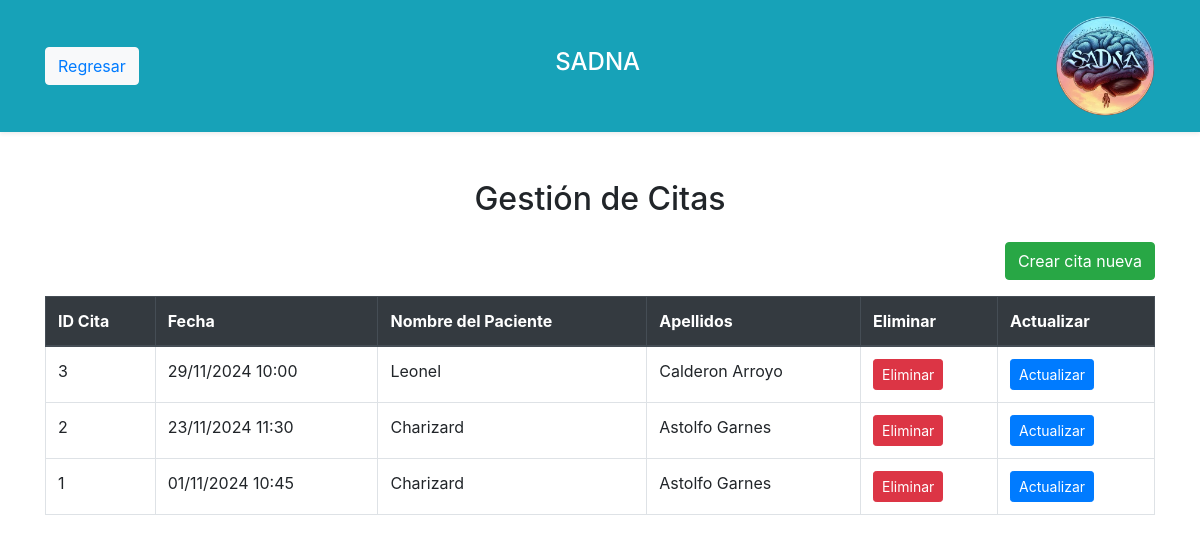
Page /Vista/crudCitas/verCitasPsicologo.php (signed in) on the committed database.
### tables this page shows
CREATE TABLE `citas` (
  `idCitas` int(11) NOT NULL AUTO_INCREMENT,
  `Fecha` datetime NOT NULL,
  `idPacienteCi` int(11) NOT NULL,
  `CedulaCita` int(11) NOT NULL,
  PRIMARY KEY (`idCitas`),
  KEY `citas_ibfk_1` (`CedulaCita`),
  KEY `citas_ibfk_2` (`idPacienteCi`),
  CONSTRAINT `citas_ibfk_1` FOREIGN KEY (`CedulaCita`) REFERENCES `psicologo` (`Cedula`) ON DELETE CASCADE,
  CONSTRAINT `citas_ibfk_2` FOREIGN KEY (`idPacienteCi`) REFERENCES `paciente` (`idPaciente`) ON DELETE CASCADE
);

CREATE TABLE `paciente` (
  `idPaciente` int(11) NOT NULL AUTO_INCREMENT,
  `Nombre` varchar(45) NOT NULL,
  `ApPaterno` varchar(45) NOT NULL,
  `ApMaterno` varchar(45) DEFAULT NULL,
  `sexo` varchar(45) DEFAULT NULL,
  `telefono` int(11) DEFAULT NULL,
  `direccion` varchar(50) DEFAULT NULL,
  `fechaNac` date DEFAULT NULL,
  PRIMARY KEY (`idPaciente`)
);

### Vista/crudCitas/verCitasPsicologo.php (the view, shortened to what this page needs)
<?php
    require '../../Modelo/BD/bd.php';
    include '../includes/headerRegresar.php';
    $username = $_SESSION['username'];
    $sql = "SELECT id_usuario FROM credenciales WHERE usuario = '$username';";
    $result = mysqli_query($conn, $sql);
    $paciente = mysqli_fetch_assoc($result);
    $cedulaPsicologo = $paciente['id_usuario'];
    ?>
<!DOCTYPE html>
<html lang="es">
<head>
    <link href="https://stackpath.bootstrapcdn.com/bootstrap/4.5.2/css/bootstrap.min.css" rel="stylesheet">
</head>
<body>
    <div class="container mt-5">
    <h2 class="text-center mb-4">Gestión de Citas</h2>
    <div class="text-right mb-3">
            <a href="agendarPsico.php" class="btn btn-success">Crear cita nueva</a>
        </div>
    <table class="table table-hover table-bordered">
        <thead class="thead-dark">
            <tr>
                <th>ID Cita</th>
                <th>Fecha</th>
                <th>Nombre del Paciente</th>
                <th>Apellidos</th>
                <th>Eliminar</th>
                <th>Actualizar</th>
            </tr>
        </thead>
        <tbody>
            <?php
            $citasSql = "SELECT citas.idCitas, citas.Fecha, paciente.Nombre, paciente.ApPaterno, paciente.ApMaterno
                        FROM citas
                        JOIN paciente ON citas.idPacienteCi = paciente.idPaciente
                        WHERE citas.CedulaCita = '$cedulaPsicologo' ORDER BY fecha DESC";
            $citasResult = mysqli_query($conn, $citasSql);
            while ($cita = mysqli_fetch_assoc($citasResult)) {
            ?>
                <tr>
                    <td><?php echo $cita['idCitas']; ?></td>
                    <td><?php echo date('d/m/Y H:i', strtotime($cita['Fecha'])); ?></td>
                    <td><?php echo $cita['Nombre']; ?></td>
                    <td><?php echo $cita['ApPaterno'] . " " . $cita['ApMaterno']; ?></td>
                    <td><a href="javascript:void(0);" onclick="confirmDelete(<?php echo $cita['idCitas']; ?>)" class="btn btn-danger btn-sm">Eliminar</a></td>
                    <td><a href="../../Vista/crudCitas/EditarCita.php?idCita=<?php echo $cita['idCitas']; ?>" class="btn btn-primary btn-sm">Actualizar</a></td>
                </tr>
            <?php } ?>
        </tbody>
    </table>
    </div>
</body>
</html>

### rows in the picture
citas: idCitas "3", Fecha "29/11/2024 10:00", idPacienteCi.Nombre "Leonel", idPacienteCi.ApPaterno "Calderon", idPacienteCi.ApMaterno "Arroyo"
citas: idCitas "2", Fecha "23/11/2024 11:30", idPacienteCi.Nombre "Charizard", idPacienteCi.ApPaterno "Astolfo", idPacienteCi.ApMaterno "Garnes"
citas: idCitas "1", Fecha "01/11/2024 10:45", idPacienteCi.Nombre "Charizard", idPacienteCi.ApPaterno "Astolfo", idPacienteCi.ApMaterno "Garnes"
